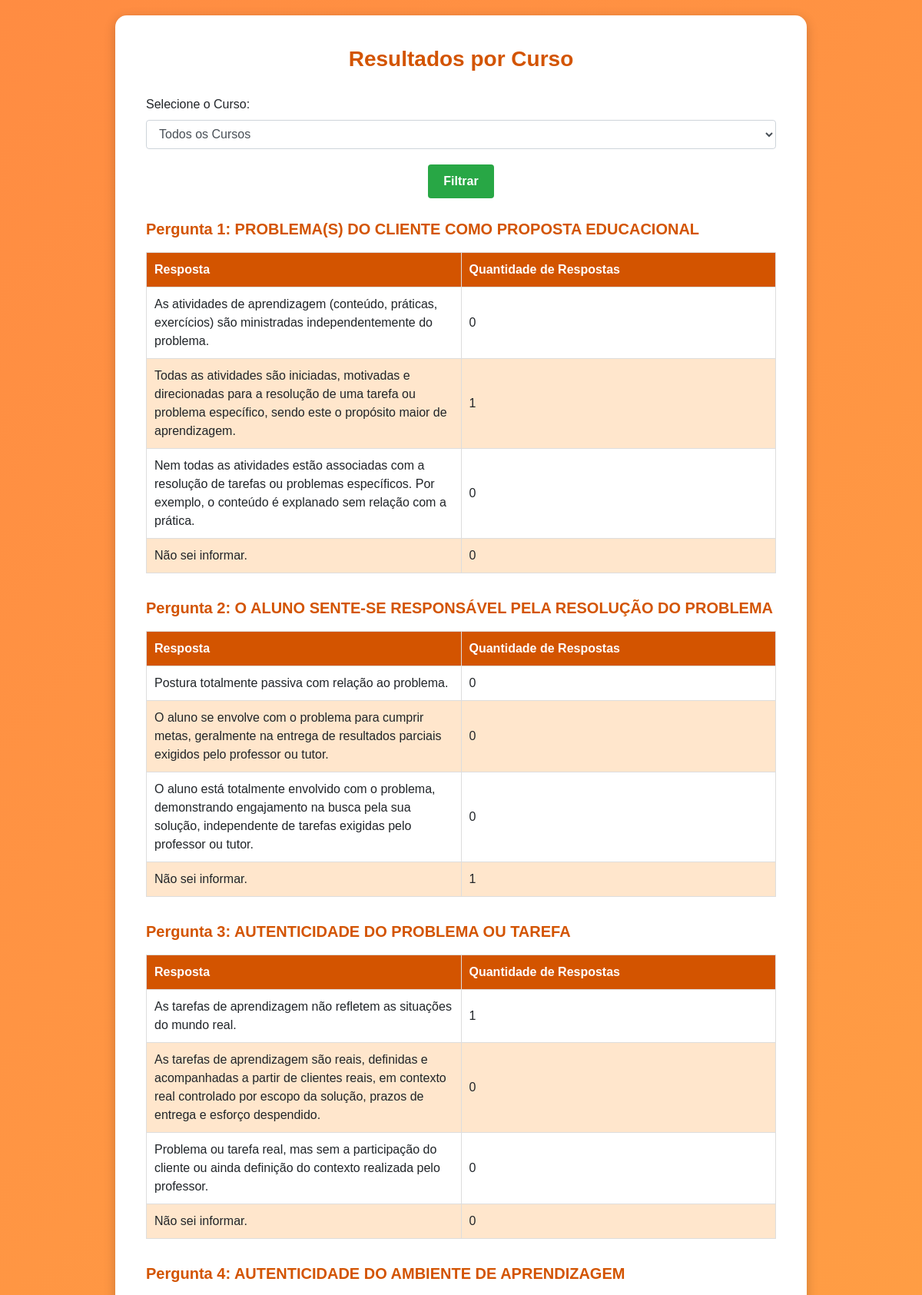
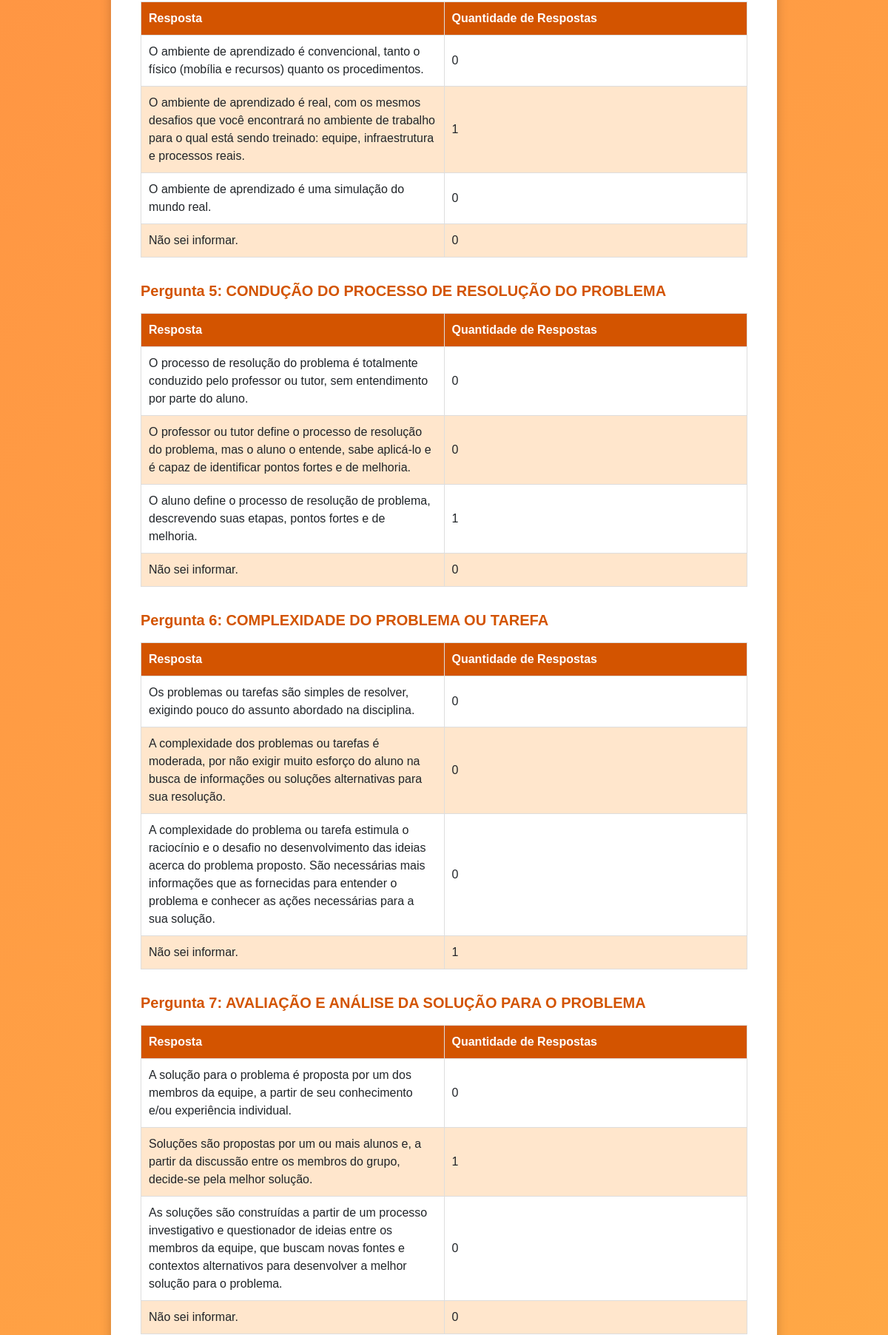
Screenshot of /resultados_por_curso/ (upper part) with the database file from the repository (2 pictures, top to bottom).
### cadastro_app/models.py (models this page shows, shortened)
class Resposta(models.Model):
    aluno = models.ForeignKey(Aluno, on_delete=models.CASCADE, related_name='respostas')  # Aluno que respondeu
    curso = models.ForeignKey(Curso, on_delete=models.CASCADE, related_name='respostas')  # Curso associado
    questao_num = models.PositiveIntegerField()
    resposta = models.CharField(max_length=255)
    texto = models.TextField()  # Campo texto
    ordem = models.IntegerField()  # Campo ordem
    data_resposta = models.DateTimeField(auto_now_add=True)

### cadastro_app/views.py (the view)
# urls.py: path('resultados_por_curso/', views.resultados_por_curso,name='resultados_por_curso'),
def resultados_por_curso(request):
    cursos = Curso.objects.all()
    selected_curso = request.GET.get('curso', None)
    resultados = []
    questoes = [
        {
            'pergunta': "PROBLEMA(S) DO CLIENTE COMO PROPOSTA EDUCACIONAL",
            'opcoes': [
                "As atividades de aprendizagem (conteúdo, práticas, exercícios) são ministradas independentemente do problema.",
                "Todas as atividades são iniciadas, motivadas e direcionadas para a resolução de uma tarefa ou problema específico, sendo este o propósito maior de aprendizagem.",
                "Nem todas as atividades estão associadas com a resolução de tarefas ou problemas específicos. Por exemplo, o conteúdo é explanado sem relação com a prática.",
                "Não sei informar."
            ]
        },
        {
            'pergunta': "O ALUNO SENTE-SE RESPONSÁVEL PELA RESOLUÇÃO DO PROBLEMA",
            'opcoes': [
                "Postura totalmente passiva com relação ao problema.",
                "O aluno se envolve com o problema para cumprir metas, geralmente na entrega de resultados parciais exigidos pelo professor ou tutor.",
                "O aluno está totalmente envolvido com o problema, demonstrando engajamento na busca pela sua solução, independente de tarefas exigidas pelo professor ou tutor.",
                "Não sei informar."
            ]
        },
        {
            'pergunta': "AUTENTICIDADE DO PROBLEMA OU TAREFA",
            'opcoes': [
                "As tarefas de aprendizagem não refletem as situações do mundo real.",
                "As tarefas de aprendizagem são reais, definidas e acompanhadas a partir de clientes reais, em contexto real controlado por escopo da solução, prazos de entrega e esforço despendido.",
                "Problema ou tarefa real, mas sem a participação do cliente ou ainda definição do contexto realizada pelo professor.",
                "Não sei informar."
            ]
        },
        {
            'pergunta': "AUTENTICIDADE DO AMBIENTE DE APRENDIZAGEM",
            'opcoes': [
                "O ambiente de aprendizado é convencional, tanto o físico (mobília e recursos) quanto os procedimentos.",
                "O ambiente de aprendizado é real, com os mesmos desafios que você encontrará no ambiente de trabalho para o qual está sendo treinado: equipe, infraestrutura e processos reais.",
                "O ambiente de aprendizado é uma simulação do mundo real.",
                "Não sei informar."
            ]
        },
        {
            'pergunta': "CONDUÇÃO DO PROCESSO DE RESOLUÇÃO DO PROBLEMA",
            'opcoes': [
                "O processo de resolução do problema é totalmente conduzido pelo professor ou tutor, sem entendimento por parte do aluno.",
                "O professor ou tutor define o processo de resolução do problema, mas o aluno o entende, sabe aplicá-lo e é capaz de identificar pontos fortes e de melhoria.",
                "O aluno define o processo de resolução de problema, descrevendo suas etapas, pontos fortes e de melhoria.",
                "Não sei informar."
            ]
        },
        {
            'pergunta': "COMPLEXIDADE DO PROBLEMA OU TAREFA",
            'opcoes': [
                "Os problemas ou tarefas são simples de resolver, exigindo pouco do assunto abordado na disciplina.",
                "A complexidade dos problemas ou tarefas é moderada, por não exigir muito esforço do aluno na busca de informações ou soluções alternativas para sua resolução.",
                "A complexidade do problema ou tarefa estimula o raciocínio e o desafio no desenvolvimento das ideias acerca do problema proposto. São necessárias mais informações que as fornecidas para entender o problema e conhecer as ações necessárias para a sua solução.",
                "Não sei informar."
            ]
        },
        {
            'pergunta': "AVALIAÇÃO E ANÁLISE DA SOLUÇÃO PARA O PROBLEMA",
            'opcoes': [
                "A solução para o problema é proposta por um dos membros da equipe, a partir de seu conhecimento e/ou experiência individual.",
                "Soluções são propostas por um ou mais alunos e, a partir da discussão entre os membros do grupo, decide-se pela melhor solução.",
                "As soluções são construídas a partir de um processo investigativo e questionador de ideias entre os membros da equipe, que buscam novas fontes e contextos alternativos para desenvolver a melhor solução para o problema.",
                "Não sei informar."
            ]
        },
        {
            'pergunta': "REFLEXÃO SOBRE COMO O ALUNO APRENDEU O CONTEÚDO NO PROCESSO DE APRENDIZAGEM",
            'opcoes': [
                "O aluno não tem oportunidade para refletir sobre sua aprendizagem.",
                "O aluno tem oportunidade para refletir sobre sua aprendizagem, mas não é orientado para o desenvolvimento de habilidades de autorreflexão sobre o processo de construção do conhecimento. Por exemplo, não é orientado a identificar e descrever como aprendeu, o que aprendeu e o que precisa aprender.",
                "O aluno tem oportunidade de pensar e agir reflexivamente, demonstrando habilidades de autorreflexão, descrevendo como aprendeu, o que aprendeu e o que precisa aprender. Do aluno é exigido que descreva as etapas de resolução do problema e o planejamento do processo de resolução.",
                "Não sei informar."
            ]
        },
        {
            'pergunta': "FORMA DE APRENDIZAGEM",
            'opcoes': [
                "A aprendizagem ocorre em grupos, mas há pouca colaboração e interatividade (participação) com os colegas do grupo, também como para os professores e tutores.",
                "A aprendizagem é colaborativa e acontece através de várias direções entre (professor - aluno, aluno - professor, aluno - aluno), envolvendo discussões, diálogos em grupo e maior interação com os colegas, professores e tutores.",
                "A aprendizagem acontece através apenas da interação entre (professor - aluno), com informações repassadas por um professor ou tutor.",
                "Não sei informar."
            ]
        },
        {
            'pergunta': "AVALIAÇÃO E ACOMPANHAMENTO CONTÍNUO",
            'opcoes': [
                "As avaliações não estão alinhadas com os objetivos educacionais propostos no planejamento do ensino.",
                "As avaliações são contínuas e alinhadas aos objetivos educacionais planejados. Elas são aplicadas com o propósito de monitorar o progresso do aprendizado (verificar se os objetivos foram alcançados), prover feedback para o aluno, daquilo que ele aprendeu e do que precisa aprender, identificando as falhas da aprendizagem e os aspectos da instrução que precisam ser modificados.",
                "Os objetivos educacionais não foram claramente definidos e as avaliações são aplicadas com um único propósito: atribuição de uma nota/conceito como forma de “classificar” o conhecimento do aluno como aprovado ou reprovado.",
                "Não sei informar."
            ]
        }
    ]
    for questao in questoes:
        texto_pergunta = questao['pergunta']
        opcoes = questao['opcoes']
        contagem_respostas = defaultdict(int)
        for opcao in opcoes:
            contagem_respostas[opcao] = 0
        if selected_curso:
            respostas = Resposta.objects.filter(curso_id=selected_curso, texto=texto_pergunta).values('resposta').annotate(total=Count('resposta'))
        else:
            respostas = Resposta.objects.filter(texto=texto_pergunta).values('resposta').annotate(total=Count('resposta'))
        for resposta in respostas:
            contagem_respostas[resposta['resposta']] = resposta['total']
        respostas_contagem = [{'resposta': opcao, 'total': contagem_respostas[opcao]} for opcao in opcoes]
        resultados.append({
            'pergunta': texto_pergunta,
            'respostas': respostas_contagem
        })
    context = {
        'cursos': cursos,
        'selected_curso': int(selected_curso) if selected_curso else None,
        'resultados': resultados,
    }
    return render(request, 'cadastro_app/resultados_por_curso.html', context)

### cadastro_app/templates/cadastro_app/resultados_por_curso.html (shortened to what this page needs)
<!DOCTYPE html>
<html lang="pt-br">
<head>
    <link rel="stylesheet" href="https://stackpath.bootstrapcdn.com/bootstrap/4.5.2/css/bootstrap.min.css">
</head>
<body>
    <div class="container">
        <h1>Resultados por Curso</h1>
        <form method="get" action="">
            <div class="form-group">
                <label for="curso">Selecione o Curso:</label>
                <select id="curso" name="curso" class="form-control">
                    <option value="">Todos os Cursos</option>
                </select>
            </div>
            <button type="submit" class="btn btn-primary">Filtrar</button>
        </form>
        {% for resultado in resultados %}
        <div class="question">
            <div class="question-header">
                <strong>Pergunta {{ forloop.counter }}:</strong> {{ resultado.pergunta }}
            </div>
            <table>
                <thead>
                    <tr>
                        <th>Resposta</th>
                        <th>Quantidade de Respostas</th>
                    </tr>
                </thead>
                <tbody>
                    {% for resposta in resultado.respostas %}
                    <tr>
                        <td>{{ resposta.resposta }}</td>
                        <td>{{ resposta.total }}</td>
                    </tr>
                    {% empty %}
                    <tr>
                        <td colspan="2">Nenhuma resposta registrada para esta pergunta.</td>
                    </tr>
                    {% endfor %}
                </tbody>
            </table>
        </div>
        {% empty %}
        <p>Nenhum dado encontrado.</p>
        {% endfor %}
    </div>
</body>
</html>

### cadastro_app/templates/cadastro_app/resultados_por_curso.html (style rules this page uses)
body { margin: 0; font-family: Arial, sans-serif; background: linear-gradient(135deg, #ff8c42, #ffb347); display: flex; justify-content: center; align-items: center; min-height: 100vh; padding: 20px; }
.container { text-align: center; background: #fff; border-radius: 15px; padding: 40px; box-shadow: 0 4px 15px rgba(0, 0, 0, 0.2); max-width: 900px; width: 100%; }
h1 { font-size: 28px; color: #d35400; margin-bottom: 30px; font-weight: bold; }
.form-group { text-align: left; margin-bottom: 20px; }
table { width: 100%; border-collapse: collapse; margin-bottom: 30px; table-layout: fixed; }
table th, table td { border: 1px solid #ddd; padding: 10px; text-align: left; word-wrap: break-word; }
table th { background-color: #d35400; color: white; }
table tr:nth-child(even) { background-color: #ffe6cc; }
.question-header { font-size: 20px; color: #d35400; margin-top: 25px; margin-bottom: 15px; text-align: left; font-weight: bold; }
.btn-primary { background-color: #28a745; border: none; padding: 10px 20px; font-weight: bold; }

### rows the page displays
Resposta: pergunta "PROBLEMA(S) DO CLIENTE COMO PROPOSTA EDUCACIONAL", resposta "As atividades de aprendizagem (conteúdo, práticas, exercícios) são ministradas independentemente do problema." "Nem todas as atividades estão associadas com a resolução de tarefas ou problemas específicos. Por exemplo, o conteúdo é explanado sem relação com a prática." "Não sei informar.", total "0" "0" "0", resposta "Todas as atividades são iniciadas, motivadas e direcionadas para a resolução de uma tarefa ou problema específico, sendo este o propósito maior de aprendizagem.", total "1"
Resposta: pergunta "O ALUNO SENTE-SE RESPONSÁVEL PELA RESOLUÇÃO DO PROBLEMA", resposta "Postura totalmente passiva com relação ao problema." "O aluno se envolve com o problema para cumprir metas, geralmente na entrega de resultados parciais exigidos pelo professor ou tutor." "O aluno está totalmente envolvido com o problema, demonstrando engajamento na busca pela sua solução, independente de tarefas exigidas pelo professor ou tutor." "Não sei informar.", total "0" "0" "0" "1"
Resposta: pergunta "AUTENTICIDADE DO PROBLEMA OU TAREFA", resposta "As tarefas de aprendizagem não refletem as situações do mundo real." "As tarefas de aprendizagem são reais, definidas e acompanhadas a partir de clientes reais, em contexto real controlado por escopo da solução, prazos de entrega e esforço despendido." "Problema ou tarefa real, mas sem a participação do cliente ou ainda definição do contexto realizada pelo professor." "Não sei informar.", total "1" "0" "0" "0"
Resposta: pergunta "AUTENTICIDADE DO AMBIENTE DE APRENDIZAGEM", resposta "O ambiente de aprendizado é convencional, tanto o físico (mobília e recursos) quanto os procedimentos." "O ambiente de aprendizado é real, com os mesmos desafios que você encontrará no ambiente de trabalho para o qual está sendo treinado: equipe, infraestrutura e processos reais." "O ambiente de aprendizado é uma simulação do mundo real." "Não sei informar.", total "0" "1" "0" "0"
Resposta: pergunta "CONDUÇÃO DO PROCESSO DE RESOLUÇÃO DO PROBLEMA", resposta "O processo de resolução do problema é totalmente conduzido pelo professor ou tutor, sem entendimento por parte do aluno." "O professor ou tutor define o processo de resolução do problema, mas o aluno o entende, sabe aplicá-lo e é capaz de identificar pontos fortes e de melhoria." "O aluno define o processo de resolução de problema, descrevendo suas etapas, pontos fortes e de melhoria." "Não sei informar.", total "0" "0" "1" "0"
Resposta: pergunta "COMPLEXIDADE DO PROBLEMA OU TAREFA", resposta "Os problemas ou tarefas são simples de resolver, exigindo pouco do assunto abordado na disciplina." "A complexidade dos problemas ou tarefas é moderada, por não exigir muito esforço do aluno na busca de informações ou soluções alternativas para sua resolução." "A complexidade do problema ou tarefa estimula o raciocínio e o desafio no desenvolvimento das ideias acerca do problema proposto. São necessárias mais informações que as fornecidas para entender o problema e conhecer as ações necessárias para a sua solução." "Não sei informar.", total "0" "0" "0" "1"
Resposta: pergunta "AVALIAÇÃO E ANÁLISE DA SOLUÇÃO PARA O PROBLEMA", resposta "A solução para o problema é proposta por um dos membros da equipe, a partir de seu conhecimento e/ou experiência individual." "Soluções são propostas por um ou mais alunos e, a partir da discussão entre os membros do grupo, decide-se pela melhor solução." "As soluções são construídas a partir de um processo investigativo e questionador de ideias entre os membros da equipe, que buscam novas fontes e contextos alternativos para desenvolver a melhor solução para o problema." "Não sei informar.", total "0" "1" "0" "0"
